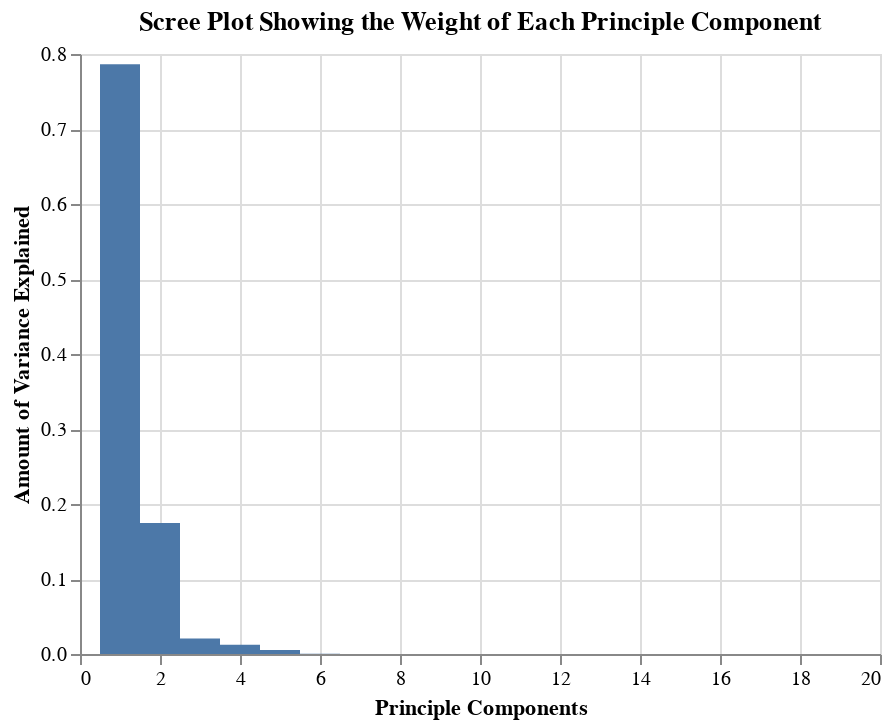

Notebook source saved alongside this figure:
### Code cell
total_variance_computed_from_singular_values = sum(s**2)/len(pca_features)
source = pd.DataFrame({
    'x': np.arange(1,len(s)+1),
    'y': s*s/len(pca_features)/total_variance_computed_from_singular_values
})

alt.Chart(source).mark_bar(size=20).encode(
   x = alt.X('x',title = 'Principle Components'),
   y = alt.Y('y',title ='Amount of Variance Explained'),
).properties(width =400, title = 'Scree Plot Showing the Weight of Each Principle Component')

### Figure 1 — Vega-Lite specification as saved in the notebook (floating-point values rounded to 4 significant figures)
{"config": {"view": {"continuousWidth": 400, "continuousHeight": 300}}, "data": {"name": "data-7331a29442fae3d82a1e1b5222f6290f"}, "mark": {"type": "bar", "size": 20}, "encoding": {"x": {"type": "quantitative", "field": "x", "title": "Principle Components"}, "y": {"type": "quantitative", "field": "y", "title": "Amount of Variance Explained"}}, "title": "Scree Plot Showing the Weight of Each Principle Component", "width": 400, "$schema": "https://vega.github.io/schema/vega-lite/v4.8.1.json", "datasets": {"data-7331a29442fae3d82a1e1b5222f6290f": [{"x": 1, "y": 0.7863}, {"x": 2, "y": 0.1747}, {"x": 3, "y": 0.02062}, {"x": 4, "y": 0.01246}, {"x": 5, "y": 0.00525}, {"x": 6, "y": 0.0002628}, {"x": 7, "y": 0.0001543}, {"x": 8, "y": 4.921e-05}, {"x": 9, "y": 4.735e-05}, {"x": 10, "y": 4.144e-05}, {"x": 11, "y": 2.953e-05}, {"x": 12, "y": 2.133e-05}, {"x": 13, "y": 1.956e-05}, {"x": 14, "y": 1.288e-05}, {"x": 15, "y": 9.644e-06}, {"x": 16, "y": 3.88e-06}, {"x": 17, "y": 1.67e-06}, {"x": 18, "y": 6.404e-07}]}}
